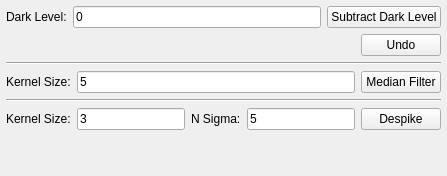
         <widget class="QWidget" name="a2_tab_filtering">
          <attribute name="title">
           <string>Filtering</string>
          </attribute>
          <layout class="QVBoxLayout" name="a2_tab_filtering_layout">
           <property name="spacing">
            <number>6</number>
           </property>
           <property name="leftMargin">
            <number>6</number>
           </property>
           <property name="topMargin">
            <number>6</number>
           </property>
           <property name="rightMargin">
            <number>6</number>
           </property>
           <property name="bottomMargin">
            <number>6</number>
           </property>
           <item>
            <layout class="QHBoxLayout" name="a2_subtract_dark_layout">
             <item>
              <widget class="QLabel" name="a2_darkLevelLabel">
               <property name="text">
                <string>Dark Level:</string>
               </property>
              </widget>
             </item>
             <item>
              <widget class="QLineEdit" name="a2_darkLevelEdit">
               <property name="text">
                <string>0</string>
               </property>
              </widget>
             </item>
             <item>
              <widget class="QPushButton" name="a2_subtractDarkButton">
               <property name="text">
                <string>Subtract Dark Level</string>
               </property>
              </widget>
             </item>
            </layout>
           </item>
           <item>
            <layout class="QHBoxLayout" name="a2_undo_row_layout">
             <item>
              <spacer name="a2_undo_spacer">
               <property name="orientation">
                <enum>Qt::Horizontal</enum>
               </property>
               <property name="sizeHint" stdset="0">
                <size>
                 <width>40</width>
                 <height>20</height>
                </size>
               </property>
              </spacer>
             </item>
             <item>
              <widget class="QPushButton" name="a2_filterUndoButton">
               <property name="text">
                <string>Undo</string>
               </property>
              </widget>
             </item>
            </layout>
           </item>
           <item>
            <widget class="Line" name="a2_filter_line1">
             <property name="orientation">
              <enum>Qt::Horizontal</enum>
             </property>
            </widget>
           </item>
           <item>
            <layout class="QHBoxLayout" name="a2_median_filter_layout">
             <item>
              <widget class="QLabel" name="a2_medianKernelLabel">
               <property name="text">
                <string>Kernel Size:</string>
               </property>
              </widget>
             </item>
             <item>
              <widget class="QLineEdit" name="a2_medianKernelEdit">
               <property name="text">
                <string>5</string>
               </property>
              </widget>
             </item>
             <item>
              <widget class="QPushButton" name="a2_medianFilterButton">
               <property name="text">
                <string>Median Filter</string>
               </property>
              </widget>
             </item>
            </layout>
           </item>
           <item>
            <widget class="Line" name="a2_filter_line2">
             <property name="orientation">
              <enum>Qt::Horizontal</enum>
             </property>
            </widget>
           </item>
           <item>
            <layout class="QHBoxLayout" name="a2_despike_layout">
             <item>
              <widget class="QLabel" name="a2_despikeKernelLabel">
               <property name="text">
                <string>Kernel Size:</string>
               </property>
              </widget>
             </item>
             <item>
              <widget class="QLineEdit" name="a2_despikeKernelEdit">
               <property name="text">
                <string>3</string>
               </property>
              </widget>
             </item>
             <item>
              <widget class="QLabel" name="a2_despikeNSigmaLabel">
               <property name="text">
                <string>N Sigma:</string>
               </property>
              </widget>
             </item>
             <item>
              <widget class="QLineEdit" name="a2_despikeNSigmaEdit">
               <property name="text">
                <string>5</string>
               </property>
              </widget>
             </item>
             <item>
              <widget class="QPushButton" name="a2_despikeButton">
               <property name="text">
                <string>Despike</string>
               </property>
              </widget>
             </item>
            </layout>
           </item>
           <item>
            <spacer name="a2_filter_vspacer">
             <property name="orientation">
              <enum>Qt::Vertical</enum>
             </property>
             <property name="sizeHint" stdset="0">
              <size>
               <width>20</width>
               <height>40</height>
              </size>
             </property>
            </spacer>
           </item>
          </layout>
         </widget>
